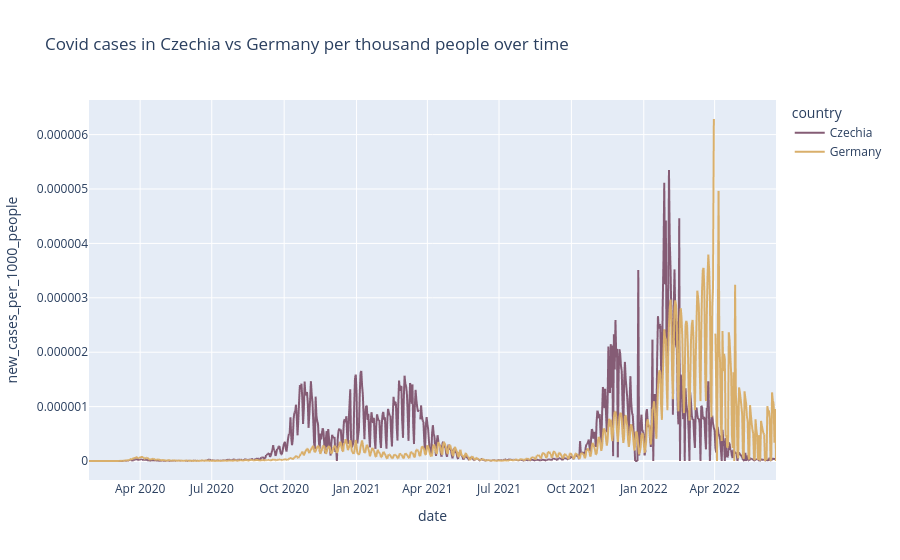

Source (notebook cell):
### Code cell
# now I am going to rescale it to population of both countries:

df_cz_de["new_cases_per_1000_people"] = df_cz_de["new_cases"]/df_cz_de["population"]/1000

fig = px.line(
    data_frame=df_cz_de,
    x="date",
    y="new_cases_per_1000_people",
    color="country",
    color_discrete_sequence=px.colors.qualitative.Antique,
    title="Covid cases in Czechia vs Germany per thousand people over time"
)

# this line is from Claude, it fixes y axis values to something not containing Greek letters:
fig.update_yaxes(exponentformat="none") 

fig.show()

### Figure 1 — Plotly figure (JSON) as saved in the notebook; plotly's stock layout.template omitted (floating-point values rounded to 4 significant figures; data arrays with more than 128 entries replaced by an {"elided": "..."} marker saying what was removed)
{"data": [{"hovertemplate": "country=Czechia<br>date=%{x}<br>new_cases_per_1000_people=%{y}<extra></extra>", "legendgroup": "Czechia", "line": {"color": "rgb(133, 92, 117)", "dash": "solid"}, "marker": {"symbol": "circle"}, "mode": "lines", "name": "Czechia", "showlegend": true, "type": "scattergl", "x": {"elided": "840 str values"}, "xaxis": "x", "y": {"elided": "840 float values"}, "yaxis": "y"}, {"hovertemplate": "country=Germany<br>date=%{x}<br>new_cases_per_1000_people=%{y}<extra></extra>", "legendgroup": "Germany", "line": {"color": "rgb(217, 175, 107)", "dash": "solid"}, "marker": {"symbol": "circle"}, "mode": "lines", "name": "Germany", "showlegend": true, "type": "scattergl", "x": {"elided": "874 str values"}, "xaxis": "x", "y": {"elided": "874 float values"}, "yaxis": "y"}], "layout": {"legend": {"title": {"text": "country"}, "tracegroupgap": 0}, "title": {"text": "Covid cases in Czechia vs Germany per thousand people over time"}, "xaxis": {"anchor": "y", "domain": [0, 1], "title": {"text": "date"}}, "yaxis": {"anchor": "x", "domain": [0, 1], "exponentformat": "none", "title": {"text": "new_cases_per_1000_people"}}}}
